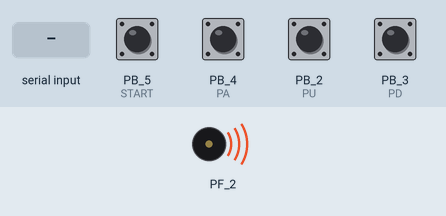
Recording of a sketch running on a simulated TI Tiva C LaunchPad. Parts: buzzer (waves = sounding). The test bench sets the inputs (shaded band); at power-on: PB_2 (PU), PB_3 (PD), PB_4 (PA), PB_5 (START) HIGH. What the sketch prints to the serial monitor is not drawn.

Above: at 0.3 s.
1.4 s: "1" received over the second serial link
Timing chart, 0 to 10.9 s (numbered marks = the images above; inputs shaded):
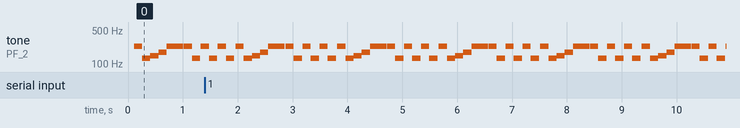

The sketch:

controlardu_tiva.ino
```cpp
char com2;                         // Variable para la comunicación serial
#define PU  PB_2              // arriba
#define PD  PB_3                 // abajo
#define PA  PB_4                 // ataque
#define BP PF_2
int buzzerPin = BP;
char zero = 48;
char uno = 49;
char dos = 50;
char tres = 51;
#define START  PB_5                  // start

int FLAG = 0;                         // Banderas para arriba
int FLAG2 = 0;                        // Banderas para abajo
int FLAG3 = 0;                        // Banderas para ataque
int FLAG7 = 0;


unsigned char INICIO = 1;             // Flag para el Inicio


//******************************************************************************************
//                                     S E T   U P
//******************************************************************************************
void setup() {
  Serial.begin(9600);                 // Inicializar C. serial a 9600 bits per second
  Serial3.begin(9600);
  Serial3.setTimeout(50);
  Serial.setTimeout(50);
  delay(100);
  pinMode(PU, INPUT_PULLUP);      // Hacer el pin un input pull up
  pinMode(PD, INPUT_PULLUP);
  pinMode(PA, INPUT_PULLUP);
  pinMode(START, INPUT_PULLUP);
  pinMode(buzzerPin,OUTPUT);
}

//*****************************************************************************************
//                               L O O P   P R I N C I P A L
//*****************************************************************************************
void loop() {
    delay(10);

    if (digitalRead(START) == HIGH){     // Primer botón
       // FLAG7 = 1;                       // Bandera para el antirrebote
         Serial3.write(48);
          INICIO = 0;
          song();
          delay(10);
          noTone(buzzerPin);

          }


//                 P R I M E R   J U G A D O R

    if (INICIO == 0){                   // Si no se precionó START entonces no comienza
    if (Serial3.available()){
        com2 = Serial3.read();                   // Guardar lo leído en Message
        Serial.write(com2);                     // Escribir lo que se recibe
        delay(4);
        if(com2 == 49){                          // Recibe un 1
        INICIO = 1;
    }

    }


    if (digitalRead(PU) == HIGH){   // Primer botón: primer jugador
        //FLAG = 1;                       // Bandera para el antirrebote
            Serial3.write(49);             // Se envía el dato ASCII = 1
            song1();
          delay(10);
          noTone(buzzerPin);


          }


    if (digitalRead(PD) == HIGH){   // Segundo botón: Botón especial
            Serial3.write(50);             // Se envía el dato ASCII = 2
            song1();
          delay(10);
          noTone(buzzerPin);


          }


    if (digitalRead(PA) == HIGH){   // Tercer botón: EL otro especial
        //FLAG3 = 1;                      // Bandera para el antirrebote
           Serial3.write(51);            // Se envía el dato ASCII = 3
           song1();
          delay(10);
          noTone(buzzerPin);

          }


    }
}
void song(){

  tone(buzzerPin, 233);
  delay(150);
  noTone(buzzerPin);

  tone(buzzerPin, 131);
  delay(150);
  noTone(buzzerPin);

  tone(buzzerPin, 147);
  delay(150);
  noTone(buzzerPin);

  tone(buzzerPin, 175);
  delay(150);
  noTone(buzzerPin);

  tone(buzzerPin, 233);
  delay(150);
  noTone(buzzerPin);
    tone(buzzerPin, 233);
  delay(150);
  noTone(buzzerPin);

}

void song1(){

  tone(buzzerPin, 233);
  delay(150);
  noTone(buzzerPin);

  tone(buzzerPin, 131);
  delay(150);
  noTone(buzzerPin);

}
```

Measured:
- by itself, tone on PF_2: repeats every 1.9 s: silent 0.01 s, 233 Hz 0.15 s, 131 Hz 0.15 s, silent 0.02 s, 233 Hz 0.15 s, 131 Hz 0.15 s, 147 Hz 0.15 s, 175 Hz 0.15 s, 233 Hz 0.30 s, silent 0.01 s, 233 Hz 0.15 s, 131 Hz 0.15 s, silent 0.01 s, 233 Hz 0.15 s, 131 Hz 0.15 s
